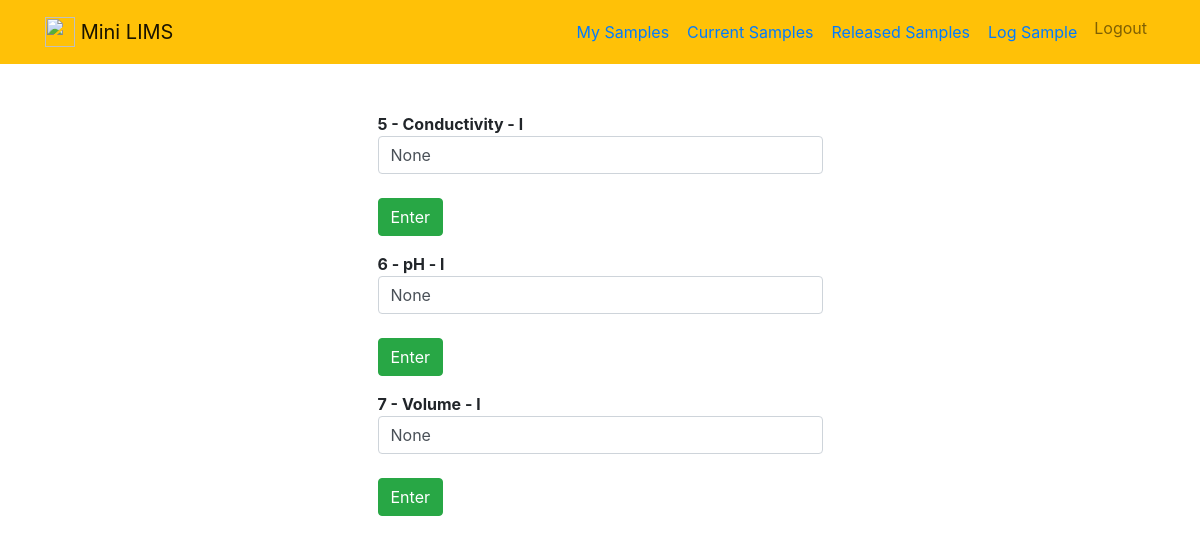
Screenshot of /getresults/68 (signed in) with the database file from the repository.
### Samples/models.py (models this page shows)
class SampleResult(models.Model):
    Sample = models.ForeignKey(Sample,on_delete=models.CASCADE)
    Test = models.ForeignKey(Test,on_delete=models.CASCADE)
    Value =models.CharField(max_length=100,null=True, blank=True)
    UOM=models.ForeignKey(UOM,on_delete=models.CASCADE)

### StaticData/models.py (models this page shows)
class Test(models.Model):
    TestName =models.CharField(max_length=100)
    UOMID = models.ForeignKey(UOM,on_delete=models.CASCADE)
    CreatedDt = models.DateTimeField(auto_now_add=True)
    class Meta:
        ordering = ['TestName']
    def __str__(self):
        return self.TestName

class UOM(models.Model):
    UOMName =models.CharField(max_length=100)
    CreatedDt = models.DateTimeField(auto_now_add=True)
    class Meta:
        ordering = ['UOMName']
    def __str__(self):
        return self.UOMName

### Samples/views.py (the view)
# urls.py: path('getresults/<int:sample_pk>', views.getresults,name='getresults'),
def getresults(request,sample_pk):
    results = SampleResult.objects.filter(Sample=sample_pk)
    return render(request,'Samples/results.html',{'results':results})

### Samples/templates/Samples/results.html (shortened to what this page needs)
{% extends 'Samples/base.html' %}
{%  block content %}
<div class="row justify-content-center mt-5">
    <div class="col-md-5">
        {% for result in results %}
        <tr>
            <form action="{% url 'enterresult' result.id  %}" method="POST">
                <div class="list-group">
                    <a><b>{{ result.id }} - {{ result.Test }} - {{ result.UOM }}</b></a>
                </div>
                <div class="form-group">
                    <input type="text" name="value" class="form-control" id="value" value="{{ result.Value }}" required>
                    <br>
                    <button type="submit" class="btn btn-success"
                    >Enter</button>
                </div>
            </form>
        </tr>
        {% endfor %}
    </div>
</div>
{% endblock %}

### rows the page displays
SampleResult: id "5", Test "Conductivity", UOM "l", value "None"
SampleResult: id "6", Test "pH", UOM "l", value "None"
SampleResult: id "7", Test "Volume", UOM "l", value "None"
